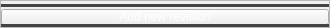
                                  <widget class="QFrame" name="dividerAddNewRevision">
                                   <property name="minimumSize">
                                    <size>
                                     <width>330</width>
                                     <height>28</height>
                                    </size>
                                   </property>
                                   <property name="maximumSize">
                                    <size>
                                     <width>330</width>
                                     <height>28</height>
                                    </size>
                                   </property>
                                   <property name="frameShape">
                                    <enum>QFrame::StyledPanel</enum>
                                   </property>
                                   <property name="frameShadow">
                                    <enum>QFrame::Raised</enum>
                                   </property>
                                   <layout class="QVBoxLayout" name="verticalLayout_31">
                                    <property name="spacing">
                                     <number>2</number>
                                    </property>
                                    <property name="leftMargin">
                                     <number>0</number>
                                    </property>
                                    <property name="topMargin">
                                     <number>3</number>
                                    </property>
                                    <property name="rightMargin">
                                     <number>0</number>
                                    </property>
                                    <property name="bottomMargin">
                                     <number>0</number>
                                    </property>
                                    <item>
                                     <widget class="Line" name="line_5">
                                      <property name="styleSheet">
                                       <string notr="true">background-color: rgb(67, 67, 67);
border-radius: 3px</string>
                                      </property>
                                      <property name="orientation">
                                       <enum>Qt::Horizontal</enum>
                                      </property>
                                     </widget>
                                    </item>
                                    <item>
                                     <widget class="QPushButton" name="addNewRevisionBtn">
                                      <property name="minimumSize">
                                       <size>
                                        <width>0</width>
                                        <height>16</height>
                                       </size>
                                      </property>
                                      <property name="maximumSize">
                                       <size>
                                        <width>16777215</width>
                                        <height>16</height>
                                       </size>
                                      </property>
                                      <property name="styleSheet">
                                       <string notr="true">#addNewRevisionBtn{color:white}</string>
                                      </property>
                                      <property name="text">
                                       <string>Add new revision</string>
                                      </property>
                                      <property name="icon">
                                       <iconset resource="resources_rc.qrc">
                                        <normaloff>:/icon/icons/chevron-down.svg</normaloff>:/icon/icons/chevron-down.svg</iconset>
                                      </property>
                                     </widget>
                                    </item>
                                    <item>
                                     <widget class="Line" name="line_6">
                                      <property name="styleSheet">
                                       <string notr="true">background-color: rgb(67, 67, 67);
border-radius: 3px</string>
                                      </property>
                                      <property name="orientation">
                                       <enum>Qt::Horizontal</enum>
                                      </property>
                                     </widget>
                                    </item>
                                   </layout>
                                  </widget>
